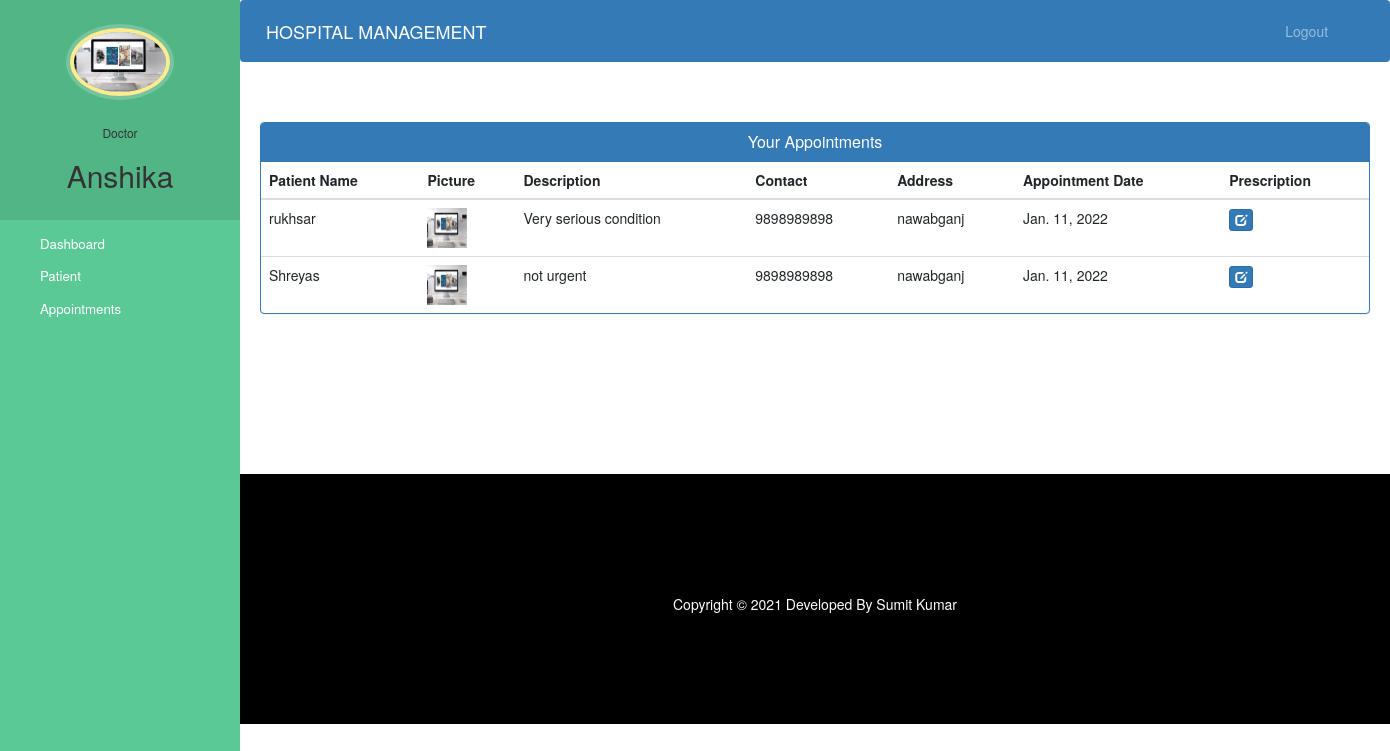
The page /doctor-view-appointment (signed in) on the database its author committed.
### hospital/models.py (models this page shows, shortened)
class Doctor(models.Model):
    user=models.OneToOneField(User,on_delete=models.CASCADE)
    profile_pic= models.ImageField(upload_to='profile_pic/DoctorProfilePic/',null=True,blank=True)
    address = models.CharField(max_length=40)
    mobile = models.CharField(max_length=20,null=True)
    department= models.CharField(max_length=50,choices=departments,default='Cardiologist')
    status=models.BooleanField(default=False)

class Appointment(models.Model):
    patientId=models.PositiveIntegerField(null=True)
    doctorId=models.PositiveIntegerField(null=True)
    patientName=models.CharField(max_length=40,null=True)
    doctorName=models.CharField(max_length=40,null=True)
    appointmentDate=models.DateField(auto_now=True)
    description=models.TextField(max_length=500)
    status=models.BooleanField(default=False)

class Patient(models.Model):
    user=models.OneToOneField(User,on_delete=models.CASCADE)
    profile_pic= models.ImageField(upload_to='profile_pic/PatientProfilePic/',null=True,blank=True)
    address = models.CharField(max_length=40)
    mobile = models.CharField(max_length=20,null=False)
    symptoms = models.CharField(max_length=100,null=False)
    assignedDoctorId = models.PositiveIntegerField(null=True)
    admitDate=models.DateField(auto_now=True)
    status=models.BooleanField(default=False)

### hospital/views.py (the view)
# urls.py: path('doctor-view-appointment', views.doctor_view_appointment_view,name='doctor-view-appointment'),
@login_required(login_url='doctorlogin')
@user_passes_test(is_doctor)
def doctor_view_appointment_view(request):
    doctor=models.Doctor.objects.get(user_id=request.user.id) #for profile picture of doctor in sidebar
    appointments=models.Appointment.objects.all().filter(status=True,doctorId=request.user.id)
    patientid=[]
    for a in appointments:
        patientid.append(a.patientId)
    patients=models.Patient.objects.all().filter(status=True,user_id__in=patientid)
    appointments=zip(appointments,patients)
    return render(request,'hospital/doctor_view_appointment.html',{'appointments':appointments,'doctor':doctor})

### hospital/views.py (called while the page is built)
def is_doctor(user):
    return user.groups.filter(name='DOCTOR').exists()

### templates/hospital/doctor_view_appointment.html (shortened to what this page needs)
{% extends 'hospital/doctor_base.html' %}
{% block content %}
{%load static%}
<head>
  <link href="//netdna.bootstrapcdn.com/bootstrap/3.0.0/css/bootstrap.min.css" rel="stylesheet" id="bootstrap-css">
</head>
<div class="container">
  <div class="panel panel-primary">
    <div class="panel-heading">
      <h6 class="panel-title">Your Appointments</h6>
    </div>
    <table class="table table-hover" id="dev-table">
      <thead>
        <tr>
          <th>Patient Name</th>
          <th>Picture</th>
          <th>Description</th>
          <th>Contact</th>
          <th>Address</th>
          <th>Appointment Date</th>
          <th>Prescription</th>
        </tr>
      </thead>
      {% for a,p in appointments %}
      <tr>
        <td>{{a.patientName}}</td>
        <td> <img src="{% static p.profile_pic.url %}" alt="Profile Pic" height="40px" width="40px" /></td>
        <td>{{a.description}}</td>
        <td>{{p.mobile}}</td>
        <td>{{p.address}}</td>
        <td>{{a.appointmentDate}}</td>
        <td><a class="btn btn-primary btn-xs" href="{% url 'patient-prescription' p.id  %}"><span class="glyphicon glyphicon-edit"></span></a></td>
      </tr>
      {% endfor %}
    </table>
  </div>
</div>
{% endblock content %}

### templates/hospital/doctor_base.html (shortened to what this page needs)
<!DOCTYPE html>
{% load static %}
<html lang="en">
<head>
  <link rel="stylesheet" href="https://stackpath.bootstrapcdn.com/bootstrap/4.3.1/css/bootstrap.min.css">
  <link rel="stylesheet" href="https://maxcdn.bootstrapcdn.com/font-awesome/4.7.0/css/font-awesome.min.css">
</head>
<body>
  <nav class="menu" tabindex="0">
    <header class="avatar">
      <img src="{% static doctor.profile_pic.url %}" alt="Profile Pic" />
      <br><br>
      <h6>Doctor</h6>
      <h2>{{request.user.first_name}}</h2>
    </header>
    <ul>
      <li tabindex="0" class="icon-dashboard"> <a style="color:white; text-decoration:none;" href="/doctor-dashboard"><span>Dashboard</span></a> </li>
      <li tabindex="0" class="icon-users"> <a style="color:white; text-decoration:none;" href="/doctor-patient"><span>Patient</span></a></li>
      <li tabindex="0" class="icon-calendar"> <a style="color:white; text-decoration:none;" href="/doctor-appointment"><span>Appointments</span></a></li>
    </ul>
  </nav>
  <main>
    <div class="bs-example">
      <nav class="navbar navbar-expand-md  navbar-dark fixed-top" style="background:#337AB7;">
        <a href="/doctor-dashboard" class="navbar-brand">HOSPITAL MANAGEMENT</a>
        <div class="collapse navbar-collapse justify-content-between" id="navbarCollapse">
          <div class="navbar-nav" style=" margin-left: 90%;">
            <a href="/logout" class="nav-item nav-link">Logout</a>
          </div>
        </div>
      </nav>
    </div>
    <br><br>
    {% block content %}
    {% endblock content %}
    <br><br><br><br><br><br><br>
    <footer>
      <br>
      <div class="container">
        <div class="row">
          <div class="col-md-12 col-sm-12">
            <div style="color:#ffffff;" class="wow fadeInUp footer-copyright">
              <p>
                Copyright &copy; 2021 Developed By Sumit Kumar </p>
            </div>
          </div>
        </div>
      </div>
    </footer>
  </main>
</body>
</html>

### templates/hospital/doctor_base.html (style rules this page uses)
a:link { text-decoration: none; }
a { color: white; }
footer { padding: 0px 0px 0px 0px; background-color: black; margin: 0px; }
p { text-align: center; }
body { padding-left: 240px; }
main { position: relative; height: 100vh; }
.menu { background: #5bc995; height: 100vh; width: 240px; position: fixed; top: 0px; left: 0; z-index: 5; outline: none; }
.menu .avatar { background: rgba(0, 0, 0, 0.1); padding: 2em 0.5em; text-align: center; }
.menu .avatar img { width: 100px; border-radius: 50%; overflow: hidden; border: 4px solid #ffea92; box-shadow: 0 0 0 4px rgba(255, 255, 255, 0.2); }
.menu .avatar h2 { font-weight: normal; margin-bottom: 0; }
.menu ul { list-style: none; padding: 0.5em 0; margin: 0; }
.menu ul li { padding: 0.5em 1em 0.5em 3em; font-size: 0.95em; font-weight: regular; background-repeat: no-repeat; background-position: left 15px center; background-size: auto 20px; transition: all 0.15s linear; cursor: pointer; }
.menu ul li.icon-dashboard { background-image: url("http://www.entypo.com/images//gauge.svg"); }
.menu ul li.icon-users { background-image: url("http://www.entypo.com/images//users.svg"); }
.menu ul li.icon-calendar { background-image: url("http://www.entypo.com/images//calendar.svg"); }

### templates/hospital/doctor_view_appointment.html (style rules this page uses)
a:link { text-decoration: none; }
h6 { text-align: center; }
.row { margin: 100px; }

### rows shown on the page
Doctor: profile_pic (picture)
Appointment: patientName "rukhsar", profile_pic (picture), description "Very serious condition", mobile "9898989898", address "nawabganj", appointmentDate "Jan. 11, 2022"
Appointment: patientName "Shreyas", profile_pic (picture), description "not urgent", mobile "9898989898", address "nawabganj", appointmentDate "Jan. 11, 2022"

### other values the page prints
{{ request.user.first_name }} "Anshika"
